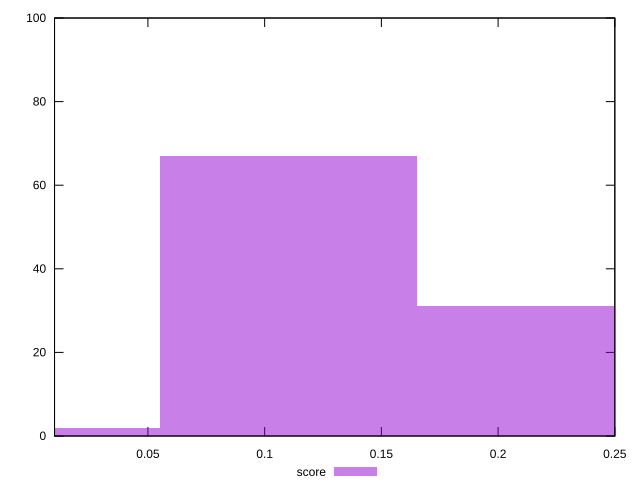

The gnuplot source for this figure:
reset

$score <<EOF
0.22028463395700798 31
0.11014231697850399 67
0 2
EOF

set key outside below
set boxwidth 0.11014231697850399
set xrange [0.01:0.25]
set yrange [0:100]
set trange [0:100]
set style fill transparent solid 0.5 noborder
set terminal svg size 640, 490 enhanced background rgb 'white'
set output "reports/report_00027_2021-02-24T12-40-31.850Z/unused-javascript/samples/astro/score/histogram.svg"

plot $score title "score" with boxes

reset
